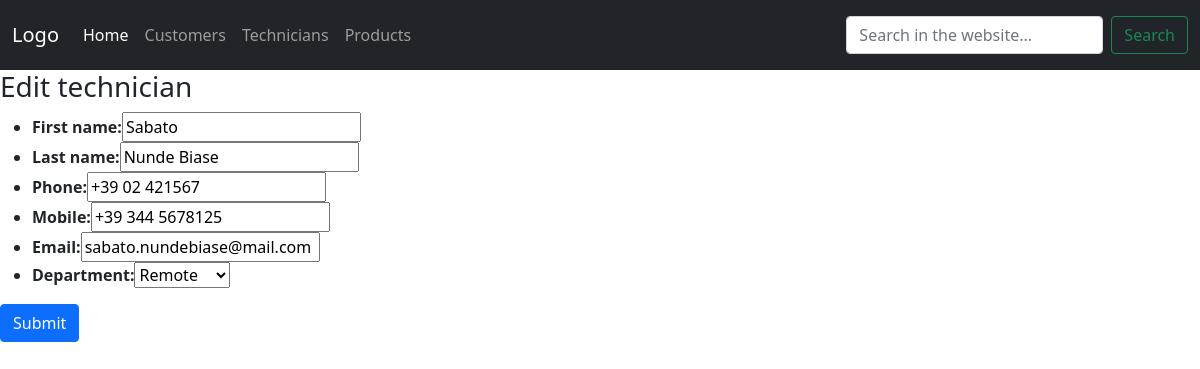
The page /update_technician/4 on the database its author committed.
### hotline/models.py (models this page shows, shortened)
class technician(models.Model):
    first_name = models.CharField(max_length=50)
    last_name = models.CharField(max_length=50)
    office_phone = models.CharField(max_length=15, null=True, blank=True)
    mobile_phone = models.CharField(max_length=15, null=True, blank=True)
    email = models.CharField(max_length=100, null=True, blank=True)
    department_id = ForeignKey('department', on_delete=models.PROTECT)

### hotline/views.py (the view)
# urls.py: path('update_technician/<str:pk>', views.update_technician, name="update_technician"),
def update_technician(request, pk):
    technician = all_technicians.get(id=pk)
    form = technicianForm(instance=technician)
    if request.method == "POST":
        form = technicianForm(request.POST, instance=technician)
        if form.is_valid():
            form.save()
            return redirect('/')
    context = {
        'technician_form': form,
        'current_view': request.resolver_match.url_name
    }
    return render(request, 'hotline/technician_form.html', context)

### hotline/forms.py
class technicianForm(ModelForm):
    class Meta:
        model = technician
        fields = '__all__'

### hotline/models.py (called while the page is built)
    def __str__(self):
        return self.name

### hotline/templates/hotline/technician_form.html (shortened to what this page needs)
{% extends 'hotline/home.html' %}
{% block content %}
{% if current_view == 'new_technician' %}
<h3>New technician</h3>
{% elif current_view == 'update_technician' %}
<h3>Edit technician</h3>
{% endif %}
<form action="#" method="post">
    <ul>
        <li><b>First name:</b>{{ technician_form.first_name }}</li>
        <li><b>Last name:</b>{{ technician_form.last_name }}</li>
        <li><b>Phone:</b>{{ technician_form.office_phone }}</li>
        <li><b>Mobile:</b>{{ technician_form.mobile_phone }}</li>
        <li><b>Email:</b>{{ technician_form.email }}</li>
        <li><b>Department:</b>{{ technician_form.department_id }}</li>
    </ul>
    <input type="submit" class="btn btn-primary"></button>
</form>
{% endblock %}

### rows shown on the page
technician: first_name "Sabato", last_name "Nunde Biase", office_phone "+39 02 421567", mobile_phone "+39 344 5678125", email "sabato.nundebiase@mail.com", department_id "Remote"
